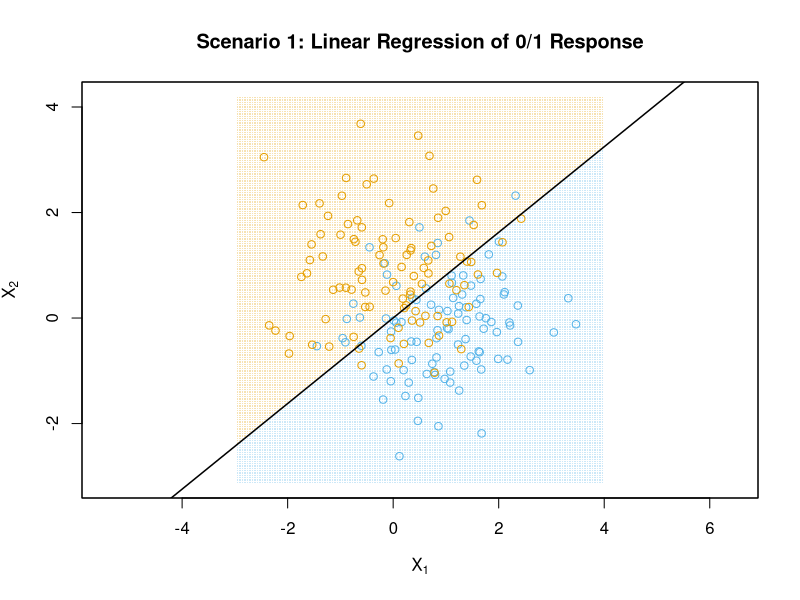
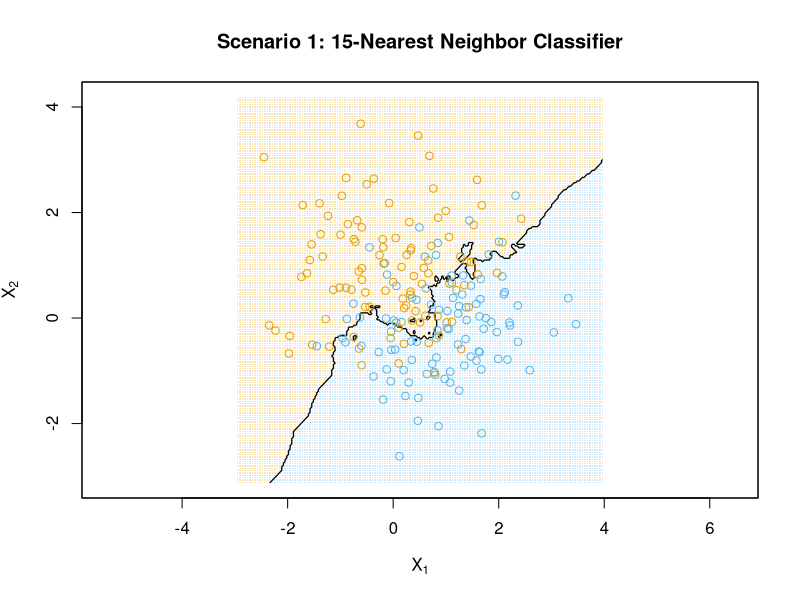
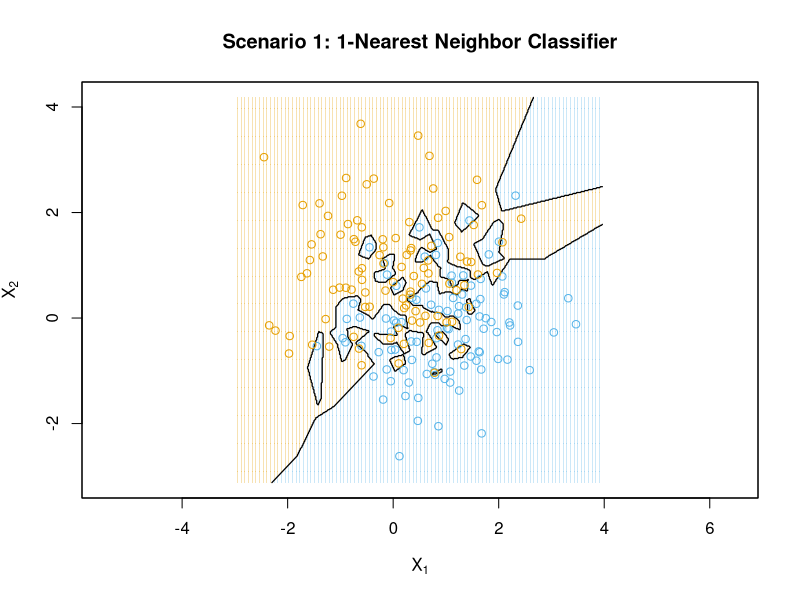
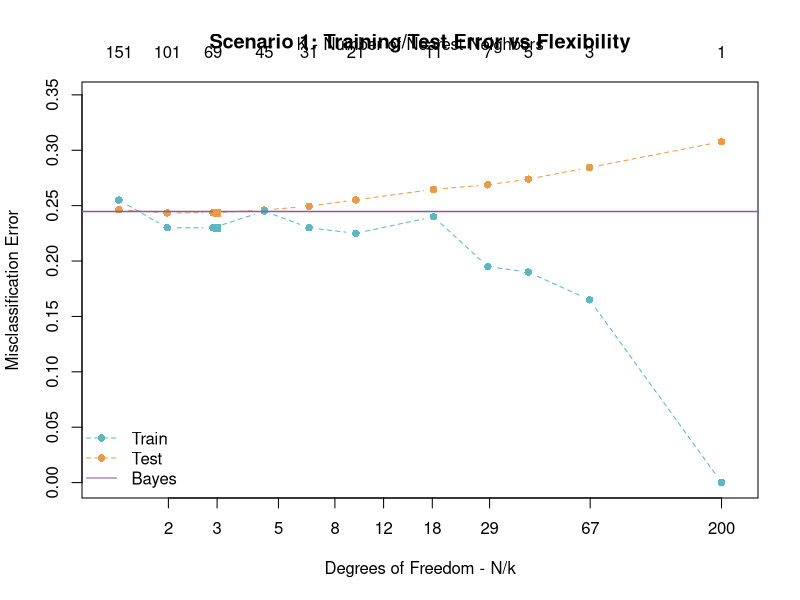
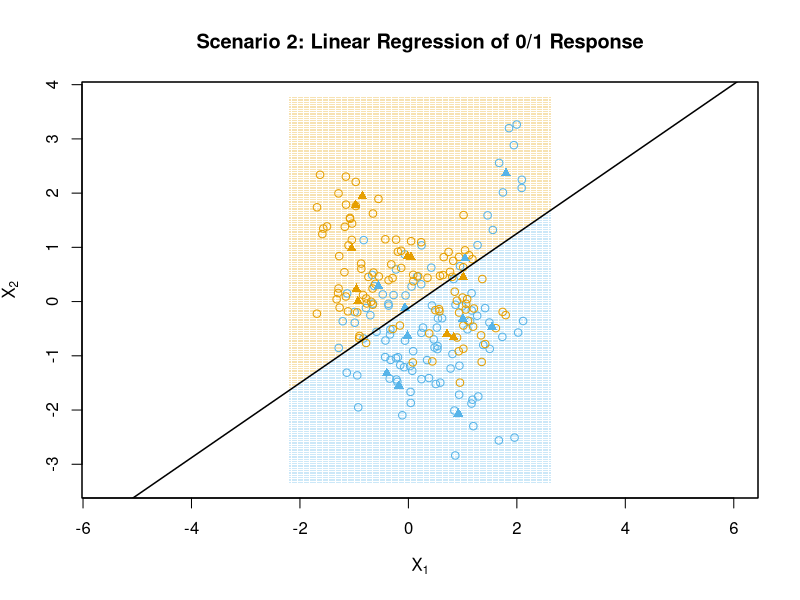
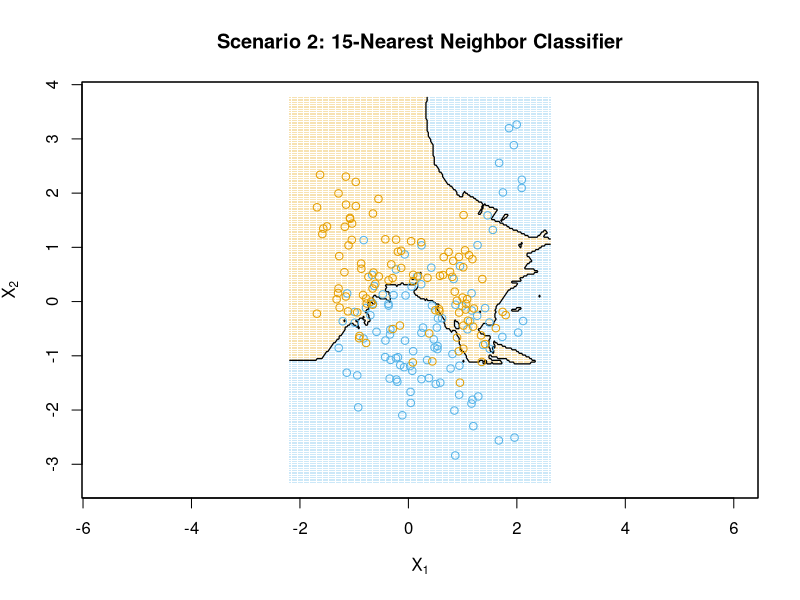
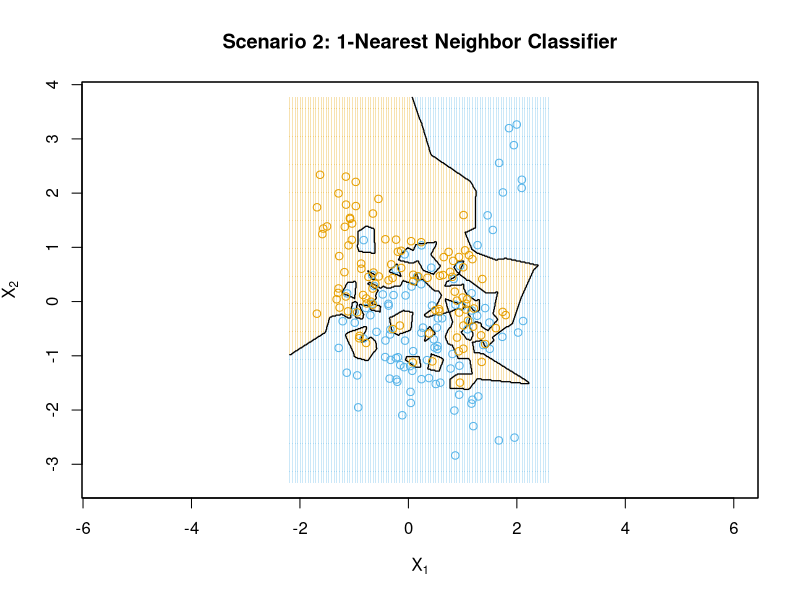
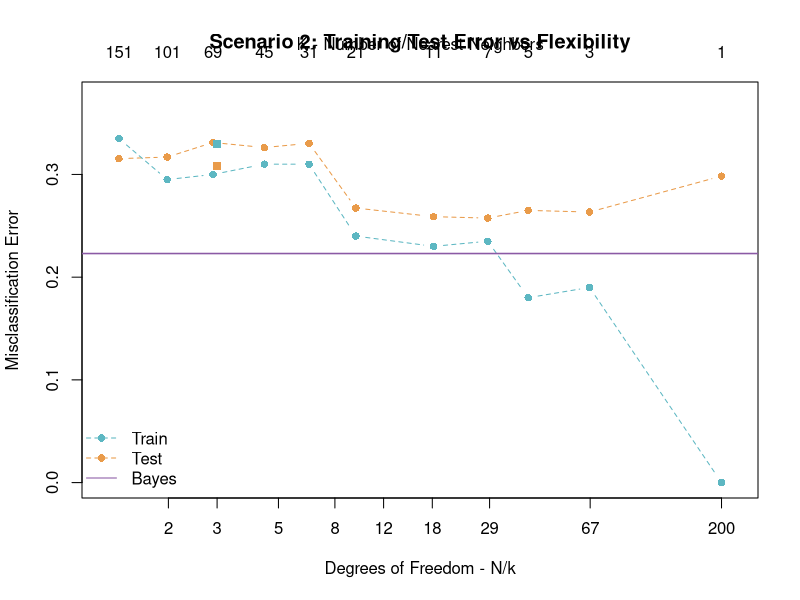

Recreate these plots in R, in order.
# =====================================================================
# THE ELEMENTS OF STATISTICAL LEARNING — SECTION 2.3
# REPRODUCTION OF FIGURES 2.1–2.4 Assignement 
#
# Codes for:
#   Scenario 1: one Gaussian distribution per class
#   Scenario 2: a mixture of 10 Gaussian distributions per class
# =====================================================================


# =====================================================================
# 0. PACKAGES
# =====================================================================

# Install these packages once if they are not already installed.
# install.packages("MASS")
# install.packages("class")

# MASS provides mvrnorm(), which generates multivariate normal data.
library(MASS)

# class provides knn(), which fits k-nearest-neighbor classifiers.
library(class)


# =====================================================================
# 1. COMMON SETTINGS
# =====================================================================

# Colors used throughout the figures.
blue      <- "#56B4E9"   # Color for class 0
orange    <- "#E69F00"   # Color for class 1
train_col <- "#5DB7C2"   # Color for training-error curve
test_col  <- "#E99B4A"   # Color for test-error curve
bayes_col <- "#8B5AA5"   # Color for Bayes-error line

# Number of training observations generated for EACH class.
n_train_class <- 100

# Number of independent test observations generated for EACH class.
n_test_class <- 5000

# Total training sample size:
# 100 observations from class 0 + 100 observations from class 1 = 200.
N <- 200

# Population mean vector for class 0 (blue).
mu0 <- c(1, 0)

# Population mean vector for class 1 (orange).
mu1 <- c(0, 1)


# =====================================================================
# 2. HELPER FUNCTION: BIVARIATE NORMAL DENSITY
# =====================================================================

# This function evaluates a multivariate normal density.
# It is used later to construct the Bayes classifier.
dmvnorm2 <- function(x, mean, Sigma) {

  # Convert the input to a matrix so matrix calculations work consistently.
  x <- as.matrix(x)

  # Subtract the mean vector from every observation.
  # Each row becomes x_i - mean.
  xc <- sweep(x, 2, mean, "-")

  # Calculate the inverse covariance matrix Sigma^{-1}.
  invS <- solve(Sigma)

  # Calculate the quadratic form
  # (x - mean)' Sigma^{-1} (x - mean)
  # for every observation.
  q <- rowSums((xc %*% invS) * xc)

  # Number of predictor variables.
  # Here p = 2 because we use X1 and X2.
  p <- ncol(x)

  # Normalizing constant of the p-dimensional Gaussian density.
  c0 <- 1 / sqrt((2 * pi)^p * det(Sigma))

  # Return the multivariate normal density value for every row of x.
  c0 * exp(-0.5 * q)
}


# =====================================================================
# 3. K VALUES USED IN FIGURE 2.4
# =====================================================================

# These values move from a very smooth KNN classifier (large k)
# to a very flexible classifier (small k).
ks <- c(151, 101, 69, 45, 31, 21, 11, 7, 5, 3, 1)


# #####################################################################
# #####################################################################
# SCENARIO 1
# ONE GAUSSIAN DISTRIBUTION PER CLASS
# #####################################################################
# #####################################################################


# =====================================================================
# 4. SCENARIO 1 — GENERATE TRAINING AND TEST DATA
# =====================================================================

# Scenario 1 uses the identity covariance matrix:
#
#          [1  0]
# Sigma =  [    ]
#          [0  1]
#
# The zero off-diagonal terms mean X1 and X2 are uncorrelated.
Sigma1 <- diag(2)


# ---------------------------------------------------------------------
# Training data
# ---------------------------------------------------------------------

# Fix the random seed so the training sample can be reproduced exactly.
set.seed(20261008)

# Generate 100 observations from N(mu0, Sigma1)
# and 100 observations from N(mu1, Sigma1),
# then stack both classes into one 200 x 2 predictor matrix.
x_s1 <- rbind(
  mvrnorm(n_train_class, mu = mu0, Sigma = Sigma1),
  mvrnorm(n_train_class, mu = mu1, Sigma = Sigma1)
)

# Create the corresponding response labels:
# first 100 observations = class 0,
# next 100 observations = class 1.
y_s1 <- c(
  rep(0, n_train_class),
  rep(1, n_train_class)
)


# ---------------------------------------------------------------------
# Independent test data
# ---------------------------------------------------------------------

# Use a different seed so the test data are independent of the training data.
set.seed(20261009)

# Generate 5,000 test observations from each class.
# Total test sample size = 10,000.
x_test_s1 <- rbind(
  mvrnorm(n_test_class, mu = mu0, Sigma = Sigma1),
  mvrnorm(n_test_class, mu = mu1, Sigma = Sigma1)
)

# Create the true class labels for the 10,000 test observations.
y_test_s1 <- c(
  rep(0, n_test_class),
  rep(1, n_test_class)
)

# Display the class counts in the training sample.
table(y_s1)

# Display the class counts in the test sample.
table(y_test_s1)


# =====================================================================
# 5. SCENARIO 1 — CREATE A PREDICTION GRID
# =====================================================================

# Create 220 evenly spaced X1 values covering the observed training range,
# with an additional margin of 0.5 on each side.
x1_s1 <- seq(
  min(x_s1[, 1]) - 0.5,
  max(x_s1[, 1]) + 0.5,
  length.out = 220
)

# Do the same for X2.
x2_s1 <- seq(
  min(x_s1[, 2]) - 0.5,
  max(x_s1[, 2]) + 0.5,
  length.out = 220
)

# Create every X1-X2 combination.
# This grid is used only to draw classification regions.
# It is NOT the independent test dataset.
grid_s1 <- expand.grid(
  X1 = x1_s1,
  X2 = x2_s1
)


# =====================================================================
# 6. SCENARIO 1 — FIGURE 2.1
# LINEAR REGRESSION OF A 0/1 RESPONSE
# =====================================================================

# Add a column of 1s to the training predictors.
# This creates the design matrix [1, X1, X2],
# where the first column represents the intercept.
X_s1 <- cbind(1, x_s1)

# Calculate the ordinary least-squares estimator:
#
# beta_hat = (X'X)^(-1) X'Y
beta_s1 <- solve(
  t(X_s1) %*% X_s1,
  t(X_s1) %*% y_s1
)

# Add an intercept column to every prediction-grid location
# and calculate the fitted least-squares score.
score_s1 <- as.vector(
  cbind(1, as.matrix(grid_s1)) %*% beta_s1
)

# Convert the continuous least-squares score into a class:
# score > 0.5  -> class 1
# score <= 0.5 -> class 0
class_s1 <- ifelse(
  score_s1 > 0.5,
  1,
  0
)

# Create an empty plotting area.
plot(
  x_s1[, 1],
  x_s1[, 2],
  type = "n",
  xlim = range(x1_s1),
  ylim = range(x2_s1),
  xlab = expression(X[1]),
  ylab = expression(X[2]),
  main = "Scenario 1: Linear Regression of 0/1 Response",
  asp = 1
)

# Color each grid point according to the predicted class.
points(
  grid_s1$X1,
  grid_s1$X2,
  pch = ".",
  col = ifelse(
    class_s1 == 1,
    adjustcolor(orange, alpha.f = 0.30),
    adjustcolor(blue, alpha.f = 0.30)
  )
)

# Add the observed class-0 training observations.
points(
  x_s1[y_s1 == 0, ],
  pch = 1,
  col = blue
)

# Add the observed class-1 training observations.
points(
  x_s1[y_s1 == 1, ],
  pch = 1,
  col = orange
)

# Draw the decision boundary.
#
# The cutoff occurs at:
# beta0 + beta1*X1 + beta2*X2 = 0.5
#
# Solving for X2 gives the intercept and slope below.
abline(
  a = (0.5 - beta_s1[1]) / beta_s1[3],
  b = -beta_s1[2] / beta_s1[3],
  lwd = 1.5
)

# Draw a border around the plot.
box()


# =====================================================================
# 7. SCENARIO 1 — FIGURE 2.2
# 15-NEAREST-NEIGHBOR CLASSIFIER
# =====================================================================

# Classify every prediction-grid location using the 15 nearest
# observations in the training sample.
pred15_s1 <- knn(
  train = x_s1,
  test = as.matrix(grid_s1),
  cl = y_s1,
  k = 15
)

# Convert the predicted factor classes to numeric values,
# then reshape the predictions into a matrix matching the grid.
# The matrix is required by contour().
z15_s1 <- matrix(
  as.numeric(as.character(pred15_s1)),
  nrow = length(x1_s1),
  ncol = length(x2_s1)
)

# Create an empty plotting region.
plot(
  x_s1[, 1],
  x_s1[, 2],
  type = "n",
  xlim = range(x1_s1),
  ylim = range(x2_s1),
  xlab = expression(X[1]),
  ylab = expression(X[2]),
  main = "Scenario 1: 15-Nearest Neighbor Classifier",
  asp = 1
)

# Shade the prediction grid according to the 15-NN prediction.
points(
  grid_s1$X1,
  grid_s1$X2,
  pch = ".",
  col = ifelse(
    as.numeric(as.character(pred15_s1)) == 1,
    adjustcolor(orange, alpha.f = 0.30),
    adjustcolor(blue, alpha.f = 0.30)
  )
)

# Draw the boundary separating class 0 from class 1.
# A contour level of 0.5 marks the transition between 0 and 1.
contour(
  x1_s1,
  x2_s1,
  z15_s1,
  levels = 0.5,
  add = TRUE,
  drawlabels = FALSE,
  lwd = 1.25
)

# Add class-0 training observations.
points(
  x_s1[y_s1 == 0, ],
  pch = 1,
  col = blue
)

# Add class-1 training observations.
points(
  x_s1[y_s1 == 1, ],
  pch = 1,
  col = orange
)

box()


# =====================================================================
# 8. SCENARIO 1 — FIGURE 2.3
# 1-NEAREST-NEIGHBOR CLASSIFIER
# =====================================================================

# 1-NN creates a much more irregular boundary, so use a finer grid.
x1f_s1 <- seq(
  min(x1_s1),
  max(x1_s1),
  length.out = 400
)

x2f_s1 <- seq(
  min(x2_s1),
  max(x2_s1),
  length.out = 400
)

# Create the 400 x 400 = 160,000 prediction locations.
fine_s1 <- expand.grid(
  X1 = x1f_s1,
  X2 = x2f_s1
)

# Predict the class using only the single nearest training observation.
pred1_s1 <- knn(
  train = x_s1,
  test = as.matrix(fine_s1),
  cl = y_s1,
  k = 1
)

# Convert the predictions from factors to numeric 0/1 values.
cl1_s1 <- as.numeric(
  as.character(pred1_s1)
)

# Reshape the predictions into the grid matrix needed by contour().
z1_s1 <- matrix(
  cl1_s1,
  nrow = length(x1f_s1),
  ncol = length(x2f_s1)
)

# Create an empty plotting region.
plot(
  x_s1[, 1],
  x_s1[, 2],
  type = "n",
  xlim = range(x1f_s1),
  ylim = range(x2f_s1),
  xlab = expression(X[1]),
  ylab = expression(X[2]),
  main = "Scenario 1: 1-Nearest Neighbor Classifier",
  asp = 1
)

# Plot every fourth fine-grid point to reduce graphical density.
id_s1 <- seq(
  1,
  nrow(fine_s1),
  by = 4
)

# Shade the background according to the 1-NN prediction.
points(
  fine_s1$X1[id_s1],
  fine_s1$X2[id_s1],
  pch = ".",
  col = ifelse(
    cl1_s1[id_s1] == 1,
    adjustcolor(orange, alpha.f = 0.30),
    adjustcolor(blue, alpha.f = 0.30)
  )
)

# Draw the highly flexible 1-NN decision boundary.
contour(
  x1f_s1,
  x2f_s1,
  z1_s1,
  levels = 0.5,
  add = TRUE,
  drawlabels = FALSE,
  lwd = 1.25
)

# Add class-0 training observations.
points(
  x_s1[y_s1 == 0, ],
  pch = 1,
  col = blue
)

# Add class-1 training observations.
points(
  x_s1[y_s1 == 1, ],
  pch = 1,
  col = orange
)

box()


# =====================================================================
# 9. SCENARIO 1 — FIGURE 2.4
# TRAINING ERROR, TEST ERROR, AND BAYES ERROR
# =====================================================================

# Create empty vectors in which KNN training and test errors will be stored.
tr_s1 <- numeric(length(ks))
te_s1 <- numeric(length(ks))

# Fix the seed because knn() can randomly break ties.
set.seed(20261020)

# Repeat the KNN analysis for every selected value of k.
for (i in seq_along(ks)) {

  # Current number of nearest neighbors.
  k <- ks[i]

  # Predict the classes of the training observations themselves.
  pred_train_s1 <- knn(
    train = x_s1,
    test = x_s1,
    cl = y_s1,
    k = k
  )

  # Training misclassification rate.
  tr_s1[i] <- mean(
    as.numeric(as.character(pred_train_s1)) != y_s1
  )

  # Predict the classes of the independent test observations.
  pred_test_s1 <- knn(
    train = x_s1,
    test = x_test_s1,
    cl = y_s1,
    k = k
  )

  # Test misclassification rate.
  te_s1[i] <- mean(
    as.numeric(as.character(pred_test_s1)) != y_test_s1
  )
}

# Approximate effective KNN degrees of freedom.
#
# df ≈ N / k
df_s1 <- N / ks


# ---------------------------------------------------------------------
# Linear-regression training and test errors
# ---------------------------------------------------------------------

# Predict the training classes from the fitted least-squares model
# and calculate its training error.
lin_tr_s1 <- mean(
  ifelse(
    as.vector(X_s1 %*% beta_s1) > 0.5,
    1,
    0
  ) != y_s1
)

# Apply the same fitted linear model to the independent test sample
# and calculate its test error.
lin_te_s1 <- mean(
  ifelse(
    as.vector(cbind(1, x_test_s1) %*% beta_s1) > 0.5,
    1,
    0
  ) != y_test_s1
)


# ---------------------------------------------------------------------
# Bayes error
# ---------------------------------------------------------------------

# Evaluate the true Scenario-1 class-0 density at each test observation.
d0_s1 <- dmvnorm2(
  x_test_s1,
  mu0,
  Sigma1
)

# Evaluate the true Scenario-1 class-1 density.
d1_s1 <- dmvnorm2(
  x_test_s1,
  mu1,
  Sigma1
)

# With equal class priors, choose class 1 whenever its density is larger.
bayes_pred_s1 <- ifelse(
  d1_s1 > d0_s1,
  1,
  0
)

# Estimate the population Bayes error using the 10,000 test observations.
bayes_s1 <- mean(
  bayes_pred_s1 != y_test_s1
)


# ---------------------------------------------------------------------
# Prepare and draw Figure 2.4
# ---------------------------------------------------------------------

# Order the degrees of freedom from low to high flexibility.
order_s1 <- order(df_s1)

# Choose a y-axis range that contains all relevant error values.
ylim_s1 <- c(
  0,
  max(c(
    tr_s1,
    te_s1,
    lin_tr_s1,
    lin_te_s1
  )) + 0.04
)

# Create an empty log-scaled plotting region.
plot(
  df_s1[order_s1],
  te_s1[order_s1],
  type = "n",
  log = "x",
  xlim = c(1.2, 220),
  ylim = ylim_s1,
  xlab = "Degrees of Freedom - N/k",
  ylab = "Misclassification Error",
  main = "Scenario 1: Training/Test Error vs Flexibility",
  xaxt = "n"
)

# Add the independent test-error curve.
lines(
  df_s1[order_s1],
  te_s1[order_s1],
  type = "b",
  pch = 16,
  lty = 2,
  col = test_col
)

# Add the training-error curve.
lines(
  df_s1[order_s1],
  tr_s1[order_s1],
  type = "b",
  pch = 16,
  lty = 2,
  col = train_col
)

# Add the Bayes-error reference line.
abline(
  h = bayes_s1,
  col = bayes_col,
  lwd = 1.5
)

# Represent the linear model at approximately 3 degrees of freedom:
# intercept + coefficient for X1 + coefficient for X2.
points(
  3,
  lin_tr_s1,
  pch = 15,
  col = train_col,
  cex = 1.1
)

points(
  3,
  lin_te_s1,
  pch = 15,
  col = test_col,
  cex = 1.1
)

# Bottom axis: effective degrees of freedom.
axis(
  1,
  at = c(2, 3, 5, 8, 12, 18, 29, 67, 200)
)

# Top axis: corresponding K values.
axis(
  3,
  at = N / ks,
  labels = ks,
  tick = FALSE
)

# Label the upper K axis.
mtext(
  "K - Number of Nearest Neighbors",
  side = 3,
  line = 1.4
)

# Add a legend.
legend(
  "bottomleft",
  legend = c("Train", "Test", "Bayes"),
  col = c(train_col, test_col, bayes_col),
  lty = c(2, 2, 1),
  pch = c(16, 16, NA),
  bty = "n"
)

# Print important Scenario-1 numerical results.
cat("Scenario 1 Bayes test error =", bayes_s1, "\n")
cat("Scenario 1 linear training error =", lin_tr_s1, "\n")
cat("Scenario 1 linear test error =", lin_te_s1, "\n")


# #####################################################################
# #####################################################################
# SCENARIO 2
# MIXTURE OF 10 GAUSSIAN COMPONENTS PER CLASS
# #####################################################################
# #####################################################################


# =====================================================================
# 10. SCENARIO 2 — GENERATE COMPONENT CENTERS
# =====================================================================

# Covariance matrix used to generate the 10 component centers
# around each class-level mean.
Sigma_center <- diag(2)

# Small covariance used for observations around each selected center.
# This is 0.2 * I, or equivalently I / 5.
Sigma_within <- 0.2 * diag(2)

# Fix the seed so the 20 Gaussian centers are reproducible.
set.seed(20261010)

# Generate 10 component centers around the class-0 population mean.
centers0 <- mvrnorm(
  10,
  mu = mu0,
  Sigma = Sigma_center
)

# Generate 10 component centers around the class-1 population mean.
centers1 <- mvrnorm(
  10,
  mu = mu1,
  Sigma = Sigma_center
)


# =====================================================================
# 11. HELPER FUNCTION FOR SCENARIO 2 MIXTURE DATA
# =====================================================================

# This function generates observations from one class-specific
# 10-component Gaussian mixture.
gen_mix <- function(n, centers, Sigma) {

  # Randomly choose one of the available Gaussian centers
  # for each requested observation.
  z <- sample(
    1:nrow(centers),
    size = n,
    replace = TRUE
  )

  # Generate low-variance Gaussian noise around zero.
  noise <- mvrnorm(
    n,
    mu = c(0, 0),
    Sigma = Sigma
  )

  # Add the Gaussian noise to the selected component centers.
  centers[z, , drop = FALSE] + noise
}


# =====================================================================
# 12. SCENARIO 2 — GENERATE TRAINING AND TEST DATA
# =====================================================================

# Fix the seed for the Scenario-2 training sample.
set.seed(20261011)

# Generate 100 training observations from each class mixture.
x_s2 <- rbind(
  gen_mix(
    n_train_class,
    centers0,
    Sigma_within
  ),
  gen_mix(
    n_train_class,
    centers1,
    Sigma_within
  )
)

# Create the corresponding 0/1 training labels.
y_s2 <- c(
  rep(0, n_train_class),
  rep(1, n_train_class)
)

# Fix a different seed for the independent test sample.
set.seed(20261012)

# Generate 5,000 test observations from each class mixture.
x_test_s2 <- rbind(
  gen_mix(
    n_test_class,
    centers0,
    Sigma_within
  ),
  gen_mix(
    n_test_class,
    centers1,
    Sigma_within
  )
)

# Create the true test labels.
y_test_s2 <- c(
  rep(0, n_test_class),
  rep(1, n_test_class)
)

# Confirm the training class sizes.
table(y_s2)

# Confirm the test class sizes.
table(y_test_s2)


# =====================================================================
# 13. SCENARIO 2 — CREATE A PREDICTION GRID
# =====================================================================

# Combine the training observations and the 20 mixture centers
# only to determine suitable plotting limits.
all_s2 <- rbind(
  x_s2,
  centers0,
  centers1
)

# Generate 220 X1 grid values covering the plotted region.
x1_s2 <- seq(
  min(all_s2[, 1]) - 0.5,
  max(all_s2[, 1]) + 0.5,
  length.out = 220
)

# Generate 220 X2 grid values.
x2_s2 <- seq(
  min(all_s2[, 2]) - 0.5,
  max(all_s2[, 2]) + 0.5,
  length.out = 220
)

# Construct the full prediction grid.
grid_s2 <- expand.grid(
  X1 = x1_s2,
  X2 = x2_s2
)


# =====================================================================
# 14. SCENARIO 2 — FIGURE 2.1
# LINEAR REGRESSION OF A 0/1 RESPONSE
# =====================================================================

# Build the Scenario-2 design matrix with an intercept.
X_s2 <- cbind(
  1,
  x_s2
)

# Estimate the least-squares coefficients.
beta_s2 <- solve(
  t(X_s2) %*% X_s2,
  t(X_s2) %*% y_s2
)

# Calculate the fitted least-squares score over the prediction grid.
score_s2 <- as.vector(
  cbind(1, as.matrix(grid_s2)) %*% beta_s2
)

# Convert scores to classes using the 0.5 cutoff.
class_s2 <- ifelse(
  score_s2 > 0.5,
  1,
  0
)

# Create an empty plotting region.
plot(
  x_s2[, 1],
  x_s2[, 2],
  type = "n",
  xlim = range(x1_s2),
  ylim = range(x2_s2),
  xlab = expression(X[1]),
  ylab = expression(X[2]),
  main = "Scenario 2: Linear Regression of 0/1 Response",
  asp = 1
)

# Shade the prediction regions.
points(
  grid_s2$X1,
  grid_s2$X2,
  pch = ".",
  col = ifelse(
    class_s2 == 1,
    adjustcolor(orange, alpha.f = 0.30),
    adjustcolor(blue, alpha.f = 0.30)
  )
)

# Add class-0 training observations.
points(
  x_s2[y_s2 == 0, ],
  pch = 1,
  col = blue
)

# Add class-1 training observations.
points(
  x_s2[y_s2 == 1, ],
  pch = 1,
  col = orange
)

# Show the 10 class-0 mixture centers as filled triangles.
points(
  centers0,
  pch = 17,
  col = blue,
  cex = 1.0
)

# Show the 10 class-1 mixture centers.
points(
  centers1,
  pch = 17,
  col = orange,
  cex = 1.0
)

# Draw the least-squares classification boundary.
abline(
  a = (0.5 - beta_s2[1]) / beta_s2[3],
  b = -beta_s2[2] / beta_s2[3],
  lwd = 1.5
)

box()


# =====================================================================
# 15. SCENARIO 2 — FIGURE 2.2
# 15-NEAREST-NEIGHBOR CLASSIFIER
# =====================================================================

# Classify the Scenario-2 prediction grid using 15-NN.
pred15_s2 <- knn(
  train = x_s2,
  test = as.matrix(grid_s2),
  cl = y_s2,
  k = 15
)

# Convert predictions to numeric values.
cl15_s2 <- as.numeric(
  as.character(pred15_s2)
)

# Reshape predictions into a grid matrix for contour().
z15_s2 <- matrix(
  cl15_s2,
  nrow = length(x1_s2),
  ncol = length(x2_s2)
)

# Create an empty plotting region.
plot(
  x_s2[, 1],
  x_s2[, 2],
  type = "n",
  xlim = range(x1_s2),
  ylim = range(x2_s2),
  xlab = expression(X[1]),
  ylab = expression(X[2]),
  main = "Scenario 2: 15-Nearest Neighbor Classifier",
  asp = 1
)

# Shade the prediction grid.
points(
  grid_s2$X1,
  grid_s2$X2,
  pch = ".",
  col = ifelse(
    cl15_s2 == 1,
    adjustcolor(orange, alpha.f = 0.30),
    adjustcolor(blue, alpha.f = 0.30)
  )
)

# Draw the nonlinear 15-NN decision boundary.
contour(
  x1_s2,
  x2_s2,
  z15_s2,
  levels = 0.5,
  add = TRUE,
  drawlabels = FALSE,
  lwd = 1.25
)

# Add training observations from both classes.
points(
  x_s2[y_s2 == 0, ],
  pch = 1,
  col = blue
)

points(
  x_s2[y_s2 == 1, ],
  pch = 1,
  col = orange
)

box()


# =====================================================================
# 16. SCENARIO 2 — FIGURE 2.3
# 1-NEAREST-NEIGHBOR CLASSIFIER
# =====================================================================

# Build a finer plotting grid because 1-NN produces a highly irregular boundary.
x1f_s2 <- seq(
  min(x1_s2),
  max(x1_s2),
  length.out = 400
)

x2f_s2 <- seq(
  min(x2_s2),
  max(x2_s2),
  length.out = 400
)

# Create 160,000 prediction locations.
fine_s2 <- expand.grid(
  X1 = x1f_s2,
  X2 = x2f_s2
)

# Predict each fine-grid location using its single nearest neighbor.
pred1_s2 <- knn(
  train = x_s2,
  test = as.matrix(fine_s2),
  cl = y_s2,
  k = 1
)

# Convert predicted classes to numeric values.
cl1_s2 <- as.numeric(
  as.character(pred1_s2)
)

# Reshape into a matrix for contour().
z1_s2 <- matrix(
  cl1_s2,
  nrow = length(x1f_s2),
  ncol = length(x2f_s2)
)

# Create an empty plotting region.
plot(
  x_s2[, 1],
  x_s2[, 2],
  type = "n",
  xlim = range(x1f_s2),
  ylim = range(x2f_s2),
  xlab = expression(X[1]),
  ylab = expression(X[2]),
  main = "Scenario 2: 1-Nearest Neighbor Classifier",
  asp = 1
)

# Plot every fourth grid point to keep the background readable.
id_s2 <- seq(
  1,
  nrow(fine_s2),
  by = 4
)

# Shade the background according to 1-NN predictions.
points(
  fine_s2$X1[id_s2],
  fine_s2$X2[id_s2],
  pch = ".",
  col = ifelse(
    cl1_s2[id_s2] == 1,
    adjustcolor(orange, alpha.f = 0.30),
    adjustcolor(blue, alpha.f = 0.30)
  )
)

# Draw the 1-NN decision boundary.
contour(
  x1f_s2,
  x2f_s2,
  z1_s2,
  levels = 0.5,
  add = TRUE,
  drawlabels = FALSE,
  lwd = 1.25
)

# Add the observed training data.
points(
  x_s2[y_s2 == 0, ],
  pch = 1,
  col = blue
)

points(
  x_s2[y_s2 == 1, ],
  pch = 1,
  col = orange
)

box()


# =====================================================================
# 17. SCENARIO 2 — FIGURE 2.4
# TRAINING ERROR, TEST ERROR, AND BAYES ERROR
# =====================================================================

# Allocate vectors for the KNN training and test errors.
tr_s2 <- numeric(length(ks))
te_s2 <- numeric(length(ks))

# Fix the seed because knn() can randomly break ties.
set.seed(20261021)

# Calculate KNN errors for each selected value of k.
for (i in seq_along(ks)) {

  # Current K value.
  k <- ks[i]

  # Classify the training observations.
  pred_train_s2 <- knn(
    train = x_s2,
    test = x_s2,
    cl = y_s2,
    k = k
  )

  # Calculate training misclassification error.
  tr_s2[i] <- mean(
    as.numeric(as.character(pred_train_s2)) != y_s2
  )

  # Classify the independent test observations.
  pred_test_s2 <- knn(
    train = x_s2,
    test = x_test_s2,
    cl = y_s2,
    k = k
  )

  # Calculate independent test error.
  te_s2[i] <- mean(
    as.numeric(as.character(pred_test_s2)) != y_test_s2
  )
}

# Approximate effective degrees of freedom.
df_s2 <- N / ks


# ---------------------------------------------------------------------
# Linear-regression training and test errors
# ---------------------------------------------------------------------

# Scenario-2 linear-model training error.
lin_tr_s2 <- mean(
  ifelse(
    as.vector(X_s2 %*% beta_s2) > 0.5,
    1,
    0
  ) != y_s2
)

# Scenario-2 linear-model test error.
lin_te_s2 <- mean(
  ifelse(
    as.vector(cbind(1, x_test_s2) %*% beta_s2) > 0.5,
    1,
    0
  ) != y_test_s2
)


# ---------------------------------------------------------------------
# Helper function for Scenario-2 mixture densities
# ---------------------------------------------------------------------

# For a given class, the density is the average of the densities
# from its 10 Gaussian components.
mix_density <- function(x, centers, Sigma) {

  # Evaluate the density under each of the 10 component distributions.
  D <- sapply(
    1:nrow(centers),
    function(j) {
      dmvnorm2(
        x,
        centers[j, ],
        Sigma
      )
    }
  )

  # Equal mixing probabilities are used, so the mixture density
  # is simply the row-wise average of the 10 component densities.
  rowMeans(D)
}


# ---------------------------------------------------------------------
# Bayes error for Scenario 2
# ---------------------------------------------------------------------

# True class-0 mixture density at each test observation.
d0_s2 <- mix_density(
  x_test_s2,
  centers0,
  Sigma_within
)

# True class-1 mixture density at each test observation.
d1_s2 <- mix_density(
  x_test_s2,
  centers1,
  Sigma_within
)

# Under equal priors, predict the class with the larger mixture density.
bayes_pred_s2 <- ifelse(
  d1_s2 > d0_s2,
  1,
  0
)

# Estimate the Bayes population error on the large independent test set.
bayes_s2 <- mean(
  bayes_pred_s2 != y_test_s2
)


# ---------------------------------------------------------------------
# Prepare and draw Figure 2.4
# ---------------------------------------------------------------------

# Sort degrees of freedom from low to high flexibility.
order_s2 <- order(df_s2)

# Set the y-axis range.
ylim_s2 <- c(
  0,
  max(c(
    tr_s2,
    te_s2,
    lin_tr_s2,
    lin_te_s2
  )) + 0.04
)

# Create the error-curve plotting area.
plot(
  df_s2[order_s2],
  te_s2[order_s2],
  type = "n",
  log = "x",
  xlim = c(1.2, 220),
  ylim = ylim_s2,
  xlab = "Degrees of Freedom - N/k",
  ylab = "Misclassification Error",
  main = "Scenario 2: Training/Test Error vs Flexibility",
  xaxt = "n"
)

# Add the test-error curve.
lines(
  df_s2[order_s2],
  te_s2[order_s2],
  type = "b",
  pch = 16,
  lty = 2,
  col = test_col
)

# Add the training-error curve.
lines(
  df_s2[order_s2],
  tr_s2[order_s2],
  type = "b",
  pch = 16,
  lty = 2,
  col = train_col
)

# Add the Bayes-error line.
abline(
  h = bayes_s2,
  col = bayes_col,
  lwd = 1.5
)

# Add the linear-model training and test errors at df ≈ 3.
points(
  3,
  lin_tr_s2,
  pch = 15,
  col = train_col,
  cex = 1.1
)

points(
  3,
  lin_te_s2,
  pch = 15,
  col = test_col,
  cex = 1.1
)

# Bottom axis: approximate degrees of freedom.
axis(
  1,
  at = c(2, 3, 5, 8, 12, 18, 29, 67, 200)
)

# Top axis: corresponding K values.
axis(
  3,
  at = N / ks,
  labels = ks,
  tick = FALSE
)

# Label the K axis.
mtext(
  "K - Number of Nearest Neighbors",
  side = 3,
  line = 1.4
)

# Add the legend.
legend(
  "bottomleft",
  legend = c("Train", "Test", "Bayes"),
  col = c(train_col, test_col, bayes_col),
  lty = c(2, 2, 1),
  pch = c(16, 16, NA),
  bty = "n"
)

# Print important Scenario-2 numerical results.
cat("Scenario 2 Bayes test error =", bayes_s2, "\n")
cat("Scenario 2 linear training error =", lin_tr_s2, "\n")
cat("Scenario 2 linear test error =", lin_te_s2, "\n")


# =====================================================================
# 18. FINAL COMPARISON TABLE
# =====================================================================

# Combine the most important numerical results from both scenarios.
comparison <- data.frame(

  # Identify the two simulation settings.
  Scenario = c(
    "Scenario 1",
    "Scenario 2"
  ),

  # Linear-classifier training errors.
  Linear_Train_Error = c(
    lin_tr_s1,
    lin_tr_s2
  ),

  # Linear-classifier test errors.
  Linear_Test_Error = c(
    lin_te_s1,
    lin_te_s2
  ),

  # Estimated Bayes errors.
  Bayes_Test_Error = c(
    bayes_s1,
    bayes_s2
  ),

  # K value giving the lowest test error among the tested KNN models.
  Best_KNN_k = c(
    ks[which.min(te_s1)],
    ks[which.min(te_s2)]
  ),

  # Lowest KNN test error obtained in each scenario.
  Best_KNN_Test_Error = c(
    min(te_s1),
    min(te_s2)
  )
)

# Display the final comparison table.
print(comparison)
